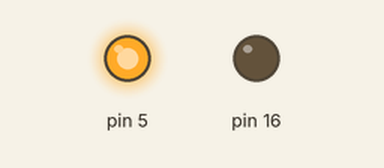
This sketch was run on a simulated Arduino Uno, built with avr-gcc and run on an emulated ATmega328P. Shown: output pins drawn as LEDs (lit = HIGH).

Above: at 0.5 s.
At 2.5 s:
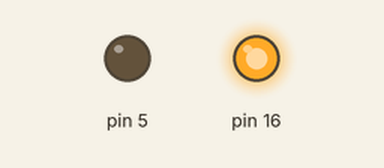
At 3.5 s:
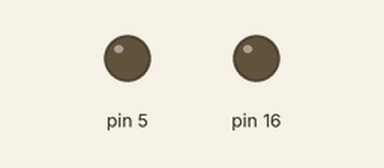
Timing chart, 0 to 5.2 s (numbered marks = the images above):
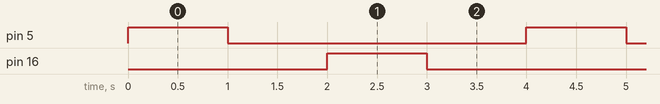

Measured:
- by itself, pin 5, pin 16: alternates HIGH for 1.0 s and LOW for 3.0 s
- by itself, everything shown: repeats every 4.0 s, in 4 steps

The sketch:

blink.ino
```cpp
void setup() {
  // put your setup code here, to run once:
  pinMode(5,OUTPUT);
  pinMode(16,OUTPUT);


}

void loop() {
  // put your main code here, to run repeatedly:
  digitalWrite(5,HIGH);
  delay(1000);
  digitalWrite(5,LOW);
  delay(1000);
  digitalWrite(16,HIGH);
  delay(1000);
  digitalWrite(16,LOW);
  delay(1000);


}
```
